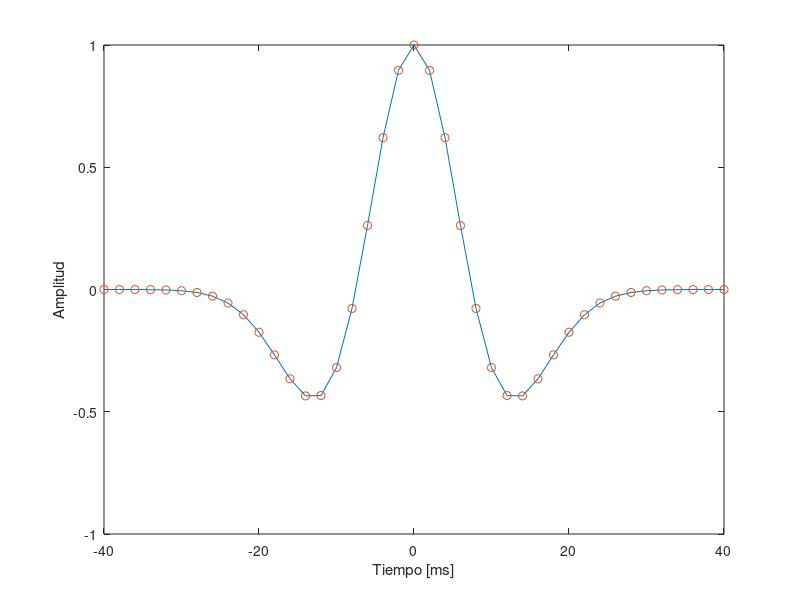
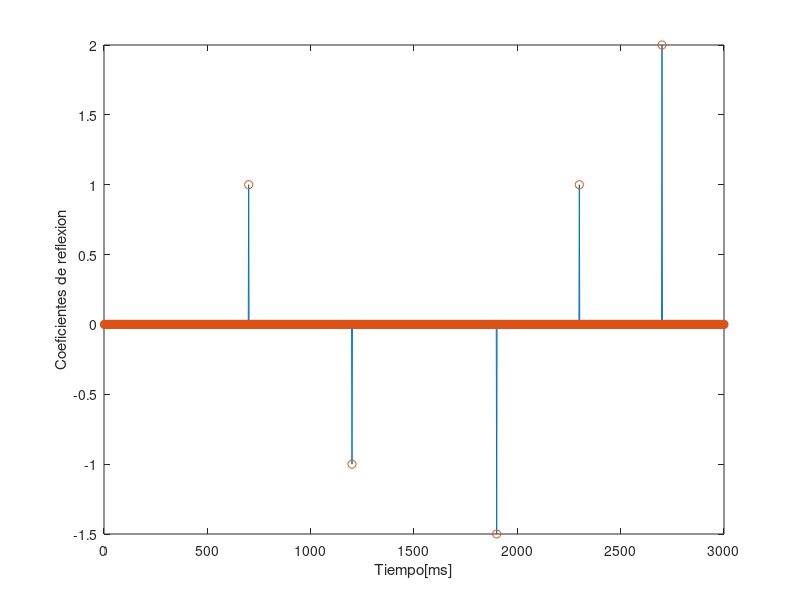
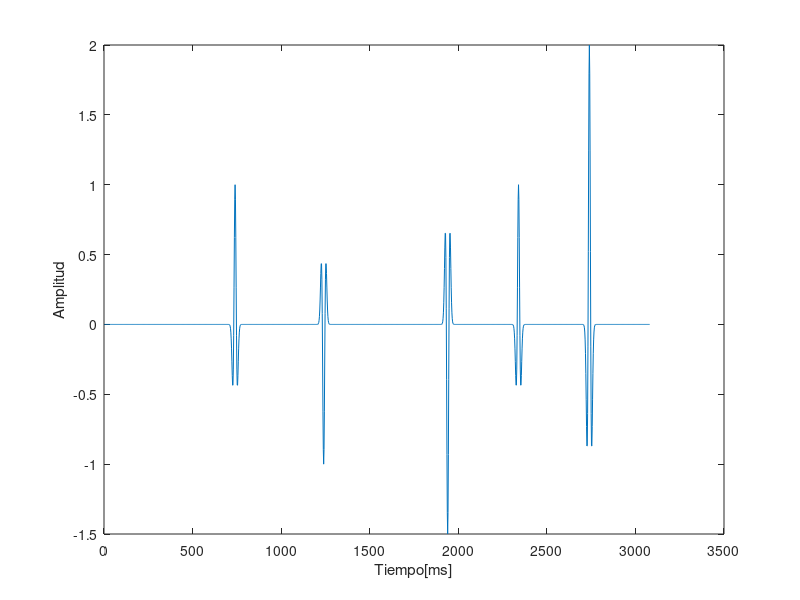
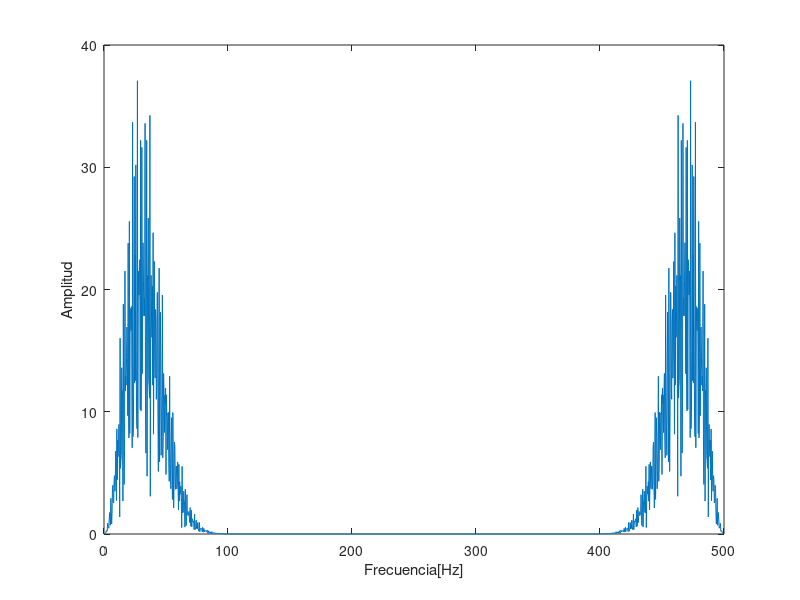

The MATLAB source for these figures, in order:
close all;
clear all;
clc;

%Frecuencia de 30hz
fr=30;
dt=0.002
%Intervalo en milisegundos
t=[-0.04:dt:0.04];

%Se llama a la funcion de ondicula de ricker
ricker=(1-2*(pi()^2)*(fr^2).*(t.^2)).*exp(-(pi()^2)*(fr^2).*(t.^2));

%Grafica 1 "Ondicula"
figure(1)
plot(t*1000,ricker,t*1000,ricker,'o')
xlabel('Tiempo [ms]')
ylabel('Amplitud')

%secuencia reflectiva

tcoefs=1:1500;
tcoefs2ms=tcoefs*2;
coef=zeros(1,1500);
coef(350)=1.0;
coef(600)=-1.0;
coef(950)=-1.5;
coef(1150)=1.0;
coef(1350)=2.0;

%"Secuencia reflectiva"
figure(2)
plot(tcoefs2ms,coef,tcoefs2ms,coef,'o')
xlabel ('Tiempo[ms]')
ylabel('Coeficientes de reflexion')

%Traza sintetica por medio de la convolucion

Traza_Conv=conv(ricker,coef)
t1=2:2:3080;
figure(3)
plot(t1,Traza_Conv)
xlabel('Tiempo[ms]')
ylabel('Amplitud')

%Espectro Traza sismica sintetica
TF_Traza_Conv=fft(Traza_Conv,1540);
n1= 0:1539;
ftraza_conv=n1/(1540*dt);

%Grafica Espectro de Amplitud Traza sismica sintetica
figure(4)
plot(ftraza_conv,abs(TF_Traza_Conv))
xlabel('Frecuencia[Hz]')
ylabel('Amplitud')

%Grafica Espectro de Amplitud Traza sismica sintetica (dB)
figure(5)
plot(ftraza_conv,20*log10(abs(TF_Traza_Conv))) 
xlabel('Frecuencia[Hz]')
ylabel('dB')

%Espectro de Amplitud de la secuencia reflectiva
TF_coefs=fft(coef,2048);
n2=0:2047;
fcoef=n2/(2048*dt);

figure(6)
plot(fcoef,abs(TF_coefs))
xlabel('Frecuencia[Hz]')
ylabel('Amplitud')

figure(7)
plot(fcoef,20*log10(abs(TF_coefs))) 
xlabel('Frecuencia[Hz]')
ylabel('dB')

%Espectro de amplitud Ricker
k=0:63;
n=64;
f_ricker=(k/(n*dt));
TF_ricker=fft(ricker,2^6);

%Grafica Espectro de amplitud de ondicula Ricker
figure(8)
plot(f_ricker,abs(TF_ricker),f_ricker,abs(TF_ricker),'o')
xlabel('Frecuencia[Hz]')
ylabel('Amplitud')

%Espectro de amplitud de ondicula Ricker(dB)
figure(9)
plot(f_ricker,20*log10(abs(TF_ricker)))
xlabel('Frecuencia[Hz]')
ylabel('dB')














